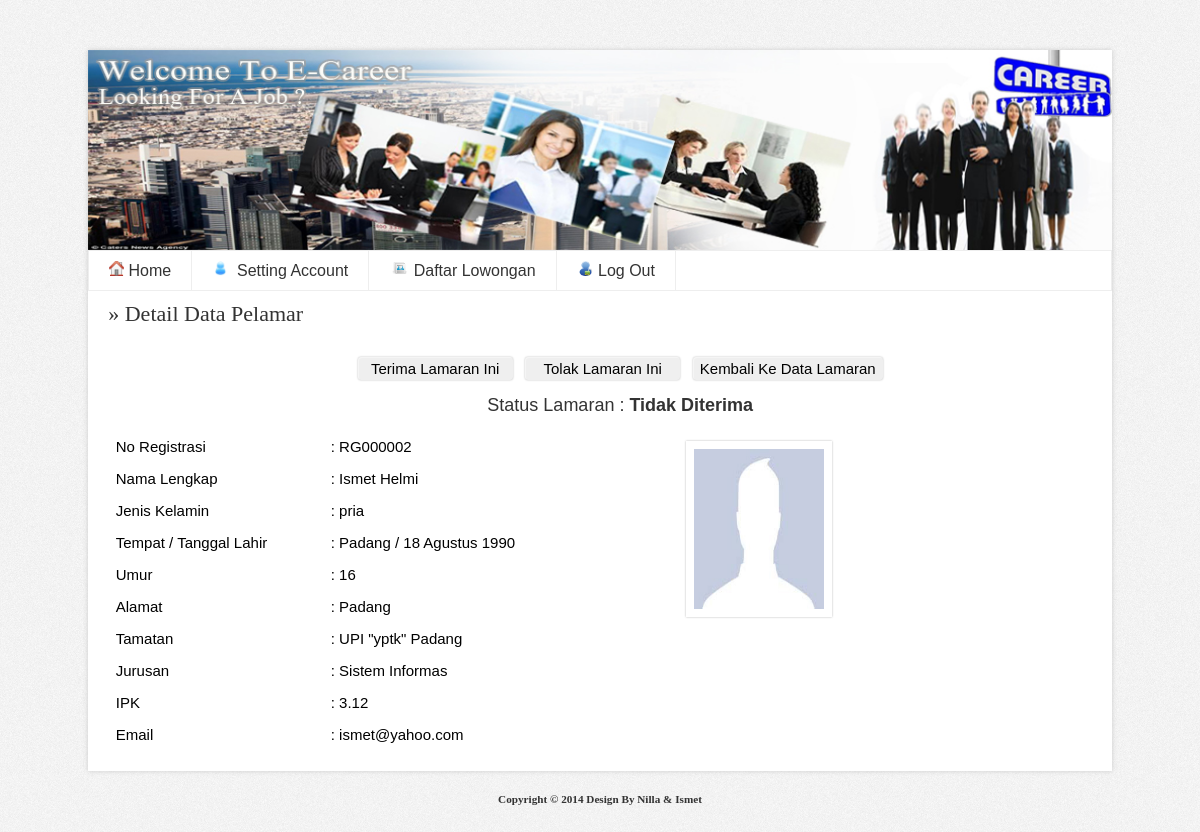
The page /admin/media.php?module=proses_lamaran&id=3 (signed in) on the database its author committed.
### tables this page shows
CREATE TABLE IF NOT EXISTS `lamaran` (
  `id_lamaran` int(10) NOT NULL auto_increment,
  `id_perusahaan` varchar(10) NOT NULL,
  `id_registrasi` varchar(10) NOT NULL,
  `id_lowongan` varchar(10) NOT NULL,
  `tgl_lamaran` date NOT NULL,
  `status` varchar(20) NOT NULL default 'Belum Dikonfirmasi',
  PRIMARY KEY  (`id_lamaran`)
);

CREATE TABLE IF NOT EXISTS `registrasi` (
  `id_registrasi` varchar(8) NOT NULL,
  `nama_lengkap` varchar(25) NOT NULL,
  `jk` varchar(15) NOT NULL,
  `tmp_lahir` varchar(25) NOT NULL,
  `tgl_lahir` date NOT NULL,
  `umur` varchar(10) NOT NULL,
  `alamat` varchar(25) NOT NULL,
  `tamatan` varchar(25) NOT NULL,
  `jurusan` varchar(15) NOT NULL,
  `ipk` float NOT NULL,
  `lampiran` varchar(50) NOT NULL,
  `email` varchar(50) NOT NULL,
  `password` varchar(100) NOT NULL,
  `foto` varchar(100) NOT NULL,
  PRIMARY KEY  (`id_registrasi`)
);

### config/fungsi_indotgl.php (called while the page is built, shortened)
<?php
	function tgl_indo($tgl){
			$tanggal = substr($tgl,8,2);
			$bulan = getBulan(substr($tgl,5,2));
			$tahun = substr($tgl,0,4);
			return $tanggal.' '.$bulan.' '.$tahun;
	}
	function getBulan($bln){
				switch ($bln){
					case 8:
						return "Agustus";
						break;
				}
			}
?>

### admin/modul/proses_lamaran.php (the view, shortened to what this page needs)
<?
$sql=mysql_query("SELECT * FROM lowongan,perusahaan,lamaran,registrasi where lamaran.id_lowongan=lowongan.id_lowongan
	and registrasi.id_registrasi=lamaran.id_registrasi
	and lowongan.id_perusahaan=perusahaan.id_perusahaan
	and perusahaan.id_perusahaan='$_SESSION[id_perusahaan]' and lamaran.id_lowongan='$_GET[id]'");
$r=mysql_fetch_array($sql);
$tgl=tgl_indo($r[tgl_lahir]);
?>
<div class="content_title_01">&#187; Detail Data Pelamar</div>
<div class='view'>
<table class='view' width='80%'>
<center>
<a  onclick="return confirm('Anda yakin terima data pelamar ini, konfirmasi penerimaan akan dikirim ke email pelamar ?');" href='?module=proses_lamaran&terima=ok&id=<?echo$_GET[id];?>&idp=<?echo$r[id_perusahaan];?>&idr=<?echo$r[id_registrasi];?>' ><button style='width:155px;text-align:center;' class='tombol'> Terima Lamaran Ini</button></a>
<a  onclick="return confirm('Anda yakin tolak data pelamar ini ?');"  href='?module=proses_lamaran&tolak=ok&id=<?echo$_GET[id];?>&idp=<?echo$r[id_perusahaan];?>&idr=<?echo$r[id_registrasi];?>'><button style='width:155px;text-align:center;' class='tombol'> Tolak Lamaran Ini</button></a>
<a href='?module=preview_pelamar&id=<?echo$_GET[id];?>' ><button style='width:190px;text-align:center;' class='tombol'> Kembali Ke Data Lamaran</button></a>
<h2> Status Lamaran : <b><?echo $r[status];?></b></h2>
</center>
<?
if(!empty($r[foto])){
echo"<div class='foto'><img src='../foto_calon/$r[foto]' width='130' height='160'></div>";
}else{
echo"<div class='foto'><img src='images/nofoto.jpg' width='130' height='160'></div>";
}
?>
<tr><td width='200'> No Registrasi</td><td>: <?echo$r[id_registrasi];?></td></tr>
<tr><td> Nama Lengkap</td><td>: <?echo $r[nama_lengkap];?></td></tr>
<tr><td>Jenis Kelamin </td><td>: <?echo $r[jk];?></td></tr>
<tr><td> Tempat / Tanggal Lahir </td><td>: <?echo $r[tmp_lahir];?> / <?echo $tgl;?></td></tr>
<tr><td> Umur</td><td>: <?echo$r[umur];?></td></tr>
<tr><td> Alamat</td><td>: <?echo $r[alamat];?></td></tr>
<tr><td> Tamatan</td><td>: <?echo $r[tamatan];?></td></tr>
<tr><td> Jurusan</td><td>: <?echo $r[jurusan];?></td></tr>
<tr><td> IPK </td><td>: <?echo $r[ipk];?></td></tr>
<tr><td> Email</td><td>: <?echo $r[email];?></td></tr>
</table>
</div>

### admin/media.php (shortened to what this page needs)
<?php
if (empty($_SESSION[namauser]) AND empty($_SESSION[passuser])){
  echo "<link href='../config/adminstyle.css' rel='stylesheet' type='text/css'>
 <center>Untuk mengakses modul, Anda harus login <br>";
  echo "<a href=../><b>LOGIN</b></a></center>";
}
else{
?>
<html>
<head>
<link href="../config/adminstyle.css" rel="stylesheet" type="text/css" />
<link href="../style/nav.css" rel="stylesheet" type="text/css" />
</head>
<body>
<div id="main">
<img src="images/header.jpg" width="1024" height="200">
<nav id="topNav">
        	<ul>
			<?
			if($_SESSION[leveluser]=='admin'){
			?>
              <li><a href="?module=home" ><img src="images/home.png" width='15' height='15' > Home</a></li>
              <li><a href="?module=user" ><img src="images/user.ico" width='15' height='15' > &nbsp;Setting User</a> </li>
              <li><a href="?module=hubungi" title="">&nbsp;&nbsp;&nbsp;<img src="images/contact.png" width='15' height='15' > &nbsp;Contact</a></li>
              <li><a href="?module=pendaftaran"><img src="images/daftar.png" width='15' height='15' > Data Pendaftaran</a></li>
              <li><a href="?module=perusahaan"><img src="images/daftar.png" width='15' height='15' > Data Perusahaan</a></li>
			  <li><a href="?module=lowongan"><img src="images/lowongan.png" width='19' height='15' >  Lowongan</a></li>
			  <li><a href="logout.php" class="last"><img src="images/logout.png" width='16' height='15' > Log Out</a></li>
			  <?
			  }else{
			  ?>
			  <li><a href="?module=home" ><img src="images/home.png" width='15' height='15' > Home</a></li>
              <li><a href="?module=acount" ><img src="images/user.ico" width='15' height='15' > &nbsp;Setting Account</a> </li>
			  <li><a href="?module=lowongan_perusahaan"><img src="images/lowongan.png" width='19' height='15' > Daftar Lowongan</a></li>
			  <li><a href="logout.php" class="last"><img src="images/logout.png" width='16' height='15' > Log Out</a></li>
			  <?
			  }
			  ?>
			</ul>
    </nav>
  <div id="content">
		<?php include "content.php"; ?>
  </div>
</div>
<div id="footer">
<br><center>Copyright &copy; <a href="../">2014 Design By Nilla & Ismet</a></center><br>
		</div>
</body>
</html>
<?php
}
?>

### admin/content.php (shortened to what this page needs)
<?php
include "../config/fungsi_indotgl.php";
if ($_GET[module]=='home'){
  echo "<h2>Selamat Datang</h2>
          <p>Hai <b>$_SESSION[namauser]</b>, silahkan klik menu pilihan yang berada
          di sebelah kiri untuk mengelola content website. </p>
          <p>&nbsp;</p>
          <p>&nbsp;</p>
          <p align=1>Login Hari ini: ";
  echo tgl_indo(date("Y m d"));
  echo " | ";
  echo date("H:i:s");
  echo "</p>";
}
elseif ($_GET[module]=='user'){
  include "modul/mod_user.php";
}
elseif ($_GET[module]=='lowongan'){
  include "modul/mod_lowongan.php";
}
elseif ($_GET[module]=='lowongan_perusahaan'){
  include "modul/mod_lowongan_perusahaan.php";
}
elseif ($_GET[module]=='preview_pelamar'){
  include "modul/mod_preview_lamaran.php";
}
elseif ($_GET[module]=='proses_lamaran'){
  include "modul/proses_lamaran.php";
}
elseif ($_GET[module]=='pendaftaran'){
  include "modul/mod_pendaftaran.php";
}
elseif ($_GET[module]=='view_registrasi'){
  include "modul/view_registrasi.php";
}
elseif ($_GET[module]=='perusahaan'){
  include "modul/mod_perusahaan/mod_daftar_perusahaan.php";
}
elseif ($_GET[module]=='add_perusahaan'){
  include "modul/mod_perusahaan/mod_add_perusahaan.php";
}
elseif ($_GET[module]=='mod_update_perusahaan'){
  include "modul/mod_perusahaan/mod_update_perusahaan.php";
}
elseif ($_GET[module]=='acount'){
  include "modul/mod_perusahaan/mod_update_perusahaan_level_perusahaan.php";
}
elseif ($_GET[module]=='pengumuman'){
  include "modul/mod_pengumuman.php";
}
elseif ($_GET[module]=='profinsi'){
  include "modul/mod_profinsi.php";
}
elseif ($_GET[module]=='hubungi'){
  include "modul/mod_hubungi.php";
}
else{
  echo "<p><b>MODUL BELUM ADA</b></p>";
}
?>

### config/adminstyle.css (style rules this page uses)
body { font-family: Tahoma; text-align: center; background-image: url(../images/main.gif); }
#main { position: relative; background:white; background-repeat: no-repeat; margin-right: auto; margin-left: auto; width:1024px; padding-top: 0px; margin-top: 50px; text-align: left; min-height:450px; box-shadow: 0px 0px 5px #ccc; }
#content { margin-top: 0px; margin-left: 1%; margin-right: 2%; padding: 10px 10px 10px 10px; width:100%; }
a:link,a:visited { color:#333; text-decoration:none; }
h2 { font: normal 120% arial; color: #333; background-color: transparent; }
table { font-family: Tahoma; font-size: 8pt; border-width: 1px; border-style: solid; border-color: #999999; border-collapse: collapse; margin: 10px 0px; }
td { padding: 0.5em; vertical-align: top; border-width: 1px; border-style: solid; border-color: #eee; border-collapse: collapse; }
button { border:0px solid white; margin: 0px; width:90px; padding:3px; text-align: left; text-decoration: none; text-shadow: 1px 1px 1px rgba(255,255,255,.22); font-size:15px; -webkit-border-radius: 3px; -moz-border-radius: 3px; border-radius: 3px; -webkit-box-shadow: 0px 0px 2px rgba(0,0,0,.29), inset 1px 1px 1px rgba(255,255,255,.44); -moz-box-shadow: 0px 0px 2px rgba(0,0,0,.29), inset 1px 1px 1px rgba(255,255,255,.44); box-shadow: 0px 0px 2px rgba(0,0,0,.29), inset 1px 1px 1px rgba(255,255,255,.44); -webkit-transition: all 0.15s ease; -moz-transition: all 0.15s ease; -o-transition: all 0.15s ease; -ms-transition: all 0.15s ease; transition: all 0.15s ease; background-image: -moz-linear-gradient(0% 20px 90deg,#eee,white); cursor:pointer; }
#footer { margin:0 auto; width: 1010px; padding: 10px; text-align:center; font-size: 70%; color: #333; font-weight:bold; }
.content_title_01 { font-size: 22px; color: #333; padding-bottom: 10px; margin-bottom: 20px; }
.foto { float:right; margin-right:300px; margin-top:10px; margin-bottom:-260px; padding:8px; background:white; -webkit-box-shadow: 0px 0px 2px rgba(0,0,0,.29), inset 1px 1px 1px rgba(255,255,255,.44); -moz-box-shadow: 0px 0px 2px rgba(0,0,0,.29), inset 1px 1px 1px rgba(255,255,255,.44); box-shadow: 0px 0px 2px rgba(0,0,0,.29), inset 1px 1px 1px rgba(255,255,255,.44); }
.view { border:none; font:15px "arial"; }
.view td { border:none; }

### style/nav.css (style rules this page uses)
nav { display:block; margin:0 auto 0px; border:1px solid #eee; position:relative; background-image:-moz-linear-gradient(50% 50px 90deg, white, #eee); font:16px Tahoma, Sans-serif; }
nav ul { padding:0; margin:0; }
nav li { position:relative; float:left; list-style-type:none; }
nav ul:after { content:"."; display:block; height:0; clear:both; visibility:hidden; }
nav li a { display:block; padding:10px 20px; border-left:1px solid #fff; border-right:1px solid #eee; color:#333; text-decoration:none; }
nav li:first-child a { border-left:none; }

### rows shown on the page
lamaran: status "Tidak Diterima", id_registrasi.id_registrasi "RG000002", id_registrasi.nama_lengkap "Ismet Helmi", id_registrasi.jk "pria", id_registrasi.tmp_lahir "Padang", id_registrasi.tgl_lahir "18 Agustus 1990", id_registrasi.umur "16", id_registrasi.alamat "Padang", id_registrasi.tamatan "UPI \"yptk\" Padang", id_registrasi.jurusan "Sistem Informas", id_registrasi.ipk "3.12", id_registrasi.email "ismet@yahoo.com"
